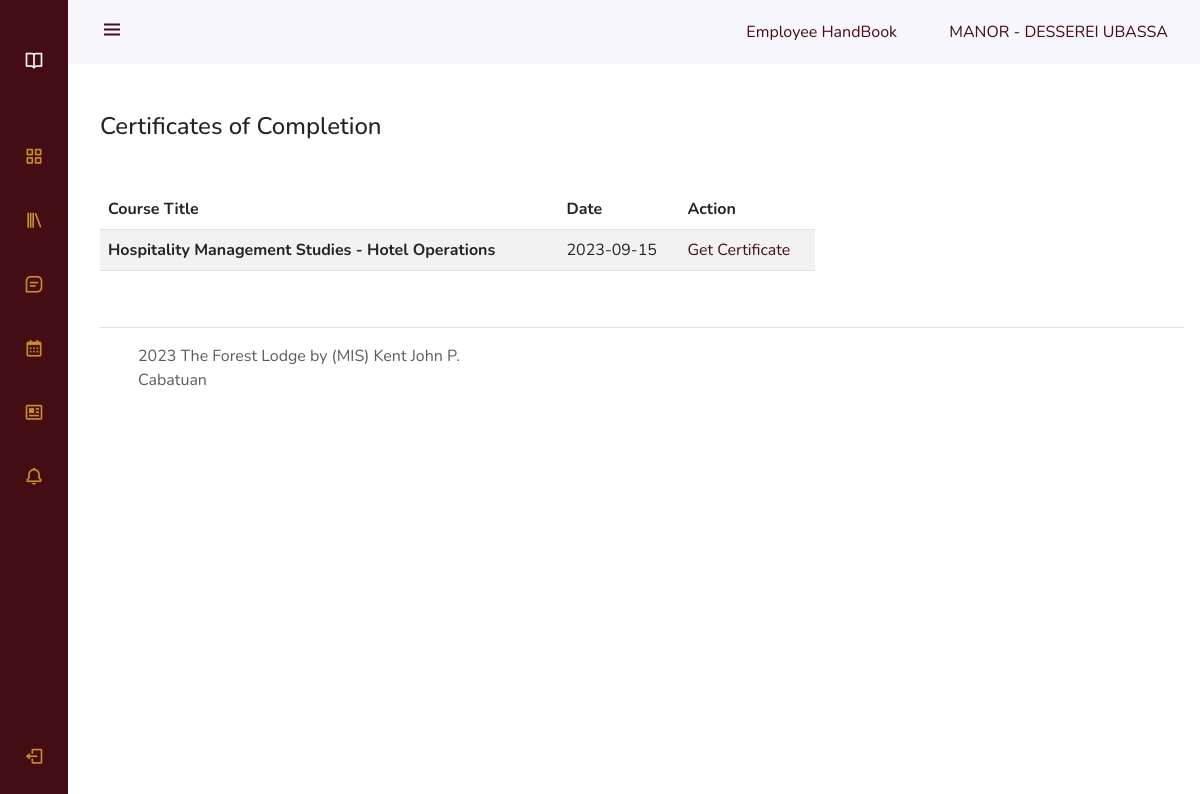
Screenshot of /certificates.php (signed in) with the database file from the repository.
### tables this page shows
CREATE TABLE `tbl_employee` (
  `employee_id` int(100) NOT NULL,
  `employee_username` varchar(255) NOT NULL,
  `employee_mobile_number` varchar(50) NOT NULL,
  `employee_email` varchar(255) NOT NULL,
  `employee_password` varchar(255) NOT NULL,
  `employee_first_name` varchar(50) NOT NULL,
  `employee_last_name` varchar(50) NOT NULL,
  `employee_middle_name` varchar(20) NOT NULL,
  `employee_suffix` varchar(20) NOT NULL,
  `employee_job_title` varchar(50) NOT NULL,
  `department_id` int(20) NOT NULL,
  `employee_baguio_address` varchar(50) NOT NULL,
  `employee_present_address` varchar(50) NOT NULL,
  `account_type` varchar(20) NOT NULL,
  `account_status` varchar(20) NOT NULL,
  `property` varchar(50) NOT NULL,
  `employee_date_started` varchar(100) NOT NULL,
  `employment_status` varchar(100) NOT NULL,
  `birth_date` varchar(100) NOT NULL,
  `civil_status` varchar(20) NOT NULL
);

CREATE TABLE `tbl_certificate` (
  `certificate_id` varchar(255) NOT NULL,
  `certificate_date` varchar(50) NOT NULL,
  `course_id` int(20) NOT NULL,
  `user_id` int(20) NOT NULL,
  `department_id` int(20) NOT NULL
);

CREATE TABLE `tbl_course` (
  `course_id` int(10) NOT NULL,
  `course_name` varchar(50) NOT NULL,
  `course_description` text NOT NULL,
  `instructor_id` int(10) NOT NULL,
  `department_id` int(10) NOT NULL,
  `course_date` varchar(20) NOT NULL,
  `course_status` varchar(15) NOT NULL,
  `cover_image` varchar(255) NOT NULL,
  `certificate_templ` varchar(255) NOT NULL,
  `property` varchar(30) NOT NULL
);

### certificate_includes/list_user_certificates.php (called while the page is built)
<?php
try{
	require "server/config_main.php";
	$connection=new PDO($dsn, $username, $password, $options);
	$sql="SELECT * FROM tbl_certificate
    JOIN tbl_employee ON tbl_certificate.user_id = tbl_employee.employee_id
    JOIN tbl_course ON tbl_certificate.course_id = tbl_course.course_id
    WHERE tbl_certificate.user_id = :user_id";
	$statement_list_certificates = $connection->prepare($sql);
    $statement_list_certificates->bindValue(':user_id', $employee_id);
  	$statement_list_certificates->execute();
	$result_list_certificates = $statement_list_certificates->fetchAll();
} catch(PDOException $error){
	echo $sql . "<br>" . $error->getMessage();
}
?>

### server/common.php (called while the page is built, shortened)
<?php
function escape($html) {
    return htmlspecialchars($html, ENT_QUOTES | ENT_SUBSTITUTE, "UTF-8");
}
?>

### server/encrypt_decrypt_get.php (called while the page is built, shortened)
<?php
function base64_url_encode($input) {
    return strtr(base64_encode($input), '+/=', '._-');
}
?>

### certificates.php (the view, shortened to what this page needs)
<?php include 'templates/dashboard_header.php' ?>
<?php include 'templates/navbar.php' ?>
<?php include 'server/encrypt_decrypt_get.php' ?>
<?php require 'server/common.php'?>
<?php include 'certificate_includes/list_user_certificates.php' ?>
    <div class="height-100">
        <h4 class="pt-5">Certificates of Completion</h4>
        <div class="row mt-5">
            <div class="col-md-8 mb-3">
            <table class="table table-striped">
                <thead>
                    <tr>
                        <th scope="col">Course Title</th>
                        <th scope="col">Date</th>
                        <th scope="col">Action</th>
                    </tr>
                </thead>
                <tbody>
                    <?php foreach($result_list_certificates as $row):?>
                    <tr>
                        <th scope="row"><?php echo escape($row['course_name']);?></th>
                        <td><?php echo escape($row['certificate_date']); ?></td>
                        <td>
                            <a href="view_certificate?crt=<?php echo base64_url_encode(escape($row['certificate_id']));?>" target="_blank">Get Certificate</a>
                        </td>
                    </tr>
                    <?php endforeach?>
                </tbody>
            </table>
            </div>
            <div class="col-md-3 mb-3">
            </div>
        </div>
        <?php include 'templates/footer_style.php'?>
    </div>
<?php include 'templates/dashboard_footer.php' ?>

### templates/navbar.php (shortened to what this page needs)
<?php $activePage = basename($_SERVER['PHP_SELF'], ".php"); ?>
<header class="header" id="header">
        <div class="header_toggle"> <i class='bx bx-menu' id="header-toggle"></i> </div>
        <div>
            <a class="pe-5" href="handbook">Employee HandBook</a>
            <a href="profile"><?= strtoupper($property . ' - '. $employee_first_name . ' ' . $employee_middle_name . ' ' . $employee_last_name . ' ' . $employee_suffix); ?></a>
        </div>
    </header>
    <div class="l-navbar" id="nav-bar">
        <nav class="nav">
            <div> <a href="#" class="nav_logo"> <i class='bx bx-book-open nav_logo-icon'></i> <span class="nav_logo-name">E-Learning <br> Management <br> System</span> </a>
                <div class="nav_list">
                    <a href="/learnatleisure-lms" class="nav_link <?= ($activePage == 'index') ? 'active':''; ?>"> <i class='bx bx-grid-alt nav_icon'></i> <span class="nav_name">Dashboard</span> </a>
                    <a href="<?php echo $server_link;?>library" class="nav_link <?= (($activePage == 'library') || ($activePage == 'course')) ? 'active':''; ?>"> <i class='bx bx-library nav_icon'></i> <span class="nav_name">My LMS</span> </a>
                    <a href="<?php echo $server_link;?>conversations" class="nav_link <?= ($activePage == 'conversations') ? 'active':''; ?>"> <i class='bx bx-message-square-detail nav_icon'></i> <span class="nav_name">Inbox</span> </a>
                    <a href="<?php echo $server_link;?>calendar" class="nav_link <?= ($activePage == 'calendar') ? 'active':''; ?>"> <i class='bx bx-calendar nav_icon'></i> <span class="nav_name">Training Calendar</span> </a>
                    <a href="news" class="nav_link <?= ($activePage == 'news') ? 'active':''; ?>"> <i class='bx bx-news nav_icon'></i> <span class="nav_name">Updates</span> </a>
                    <a href="noticeboard" class="nav_link <?= ($activePage == 'noticeboard') ? 'active':''; ?>"> <i class='bx bx-bell nav_icon'></i> <span class="nav_name">Noticeboard</span> </a>
                </div>
            </div> <a href="logout" class="nav_link"> <i class='bx bx-log-out nav_icon'></i> <span class="nav_name">SignOut</span> </a>
        </nav>
    </div>

### css/style.css (style rules this page uses)
.header,body { padding:0 1rem }
.header,.l-navbar { position:fixed;top:0;transition:.5s;z-index:var(--z-fixed) }
.header_img,.nav { display:flex;overflow:hidden }
.active::before,.header { background-color:var(--white-color) }
:root { --header-height:3rem;--nav-width:68px;--first-color:#1A8348;--first-color-light:#78bb95;--white-color:#F7F6FB;--body-font:'Nunito',sans-serif;--normal-font-size:1rem;--z-fixed:100 }
*,::after,::before { box-sizing:border-box }
body { position:relative;margin:var(--header-height) 0 0 0;font-family:var(--body-font);font-size:var(--normal-font-size);transition:.5s }
a { text-decoration:none }
.header { width:100%;height:var(--header-height);left:0;display:flex;align-items:center;justify-content:space-between }
.header_toggle { color:var(--first-color);font-size:1.5rem;cursor:pointer }
.nav_logo-icon,.nav_logo-name { color:var(--white-color) }
.nav_icon,.nav_logo-icon { font-size:1.25rem }
.l-navbar { left:-30%;width:var(--nav-width);height:100vh;background-color:var(--first-color);padding:.5rem 1rem 0 0 }
.nav { height:100%;flex-direction:column;justify-content:space-between }
.nav_link,.nav_logo { display:grid;grid-template-columns:max-content max-content;align-items:center;column-gap:1rem;padding:.5rem 0 .5rem 1.5rem }
.nav_logo { margin-bottom:2rem }
.nav_link { position:relative;color:var(--first-color-light);margin-bottom:1.5rem;transition:.3s }
.height-100 { height:100vh }
@media screen and (min-width:768px) { body { margin:calc(var(--header-height) + 1rem) 0 0 0;padding-left:calc(var(--nav-width) + 2rem) } }
@media screen and (min-width:768px) { .header { height:calc(var(--header-height) + 1rem);padding:0 2rem 0 calc(var(--nav-width) + 2rem) } }
@media screen and (min-width:768px) { .l-navbar { left:0;padding:1rem 1rem 0 0 } }

### templates/dashboard_header.php (style rules this page uses)
.l-navbar { background-color: #440D13; }
.nav_link { color: #CB8D2A; }
#header-toggle { color:#440D13 !important; }
a { color: #440D13; }

### rows the page displays
tbl_employee: property+employee_first_name+employee_middle_name "MANOR - DESSEREI UBASSA"
tbl_certificate: course.course_name "Hospitality Management Studies - Hotel Operations", certificate_date "2023-09-15"
